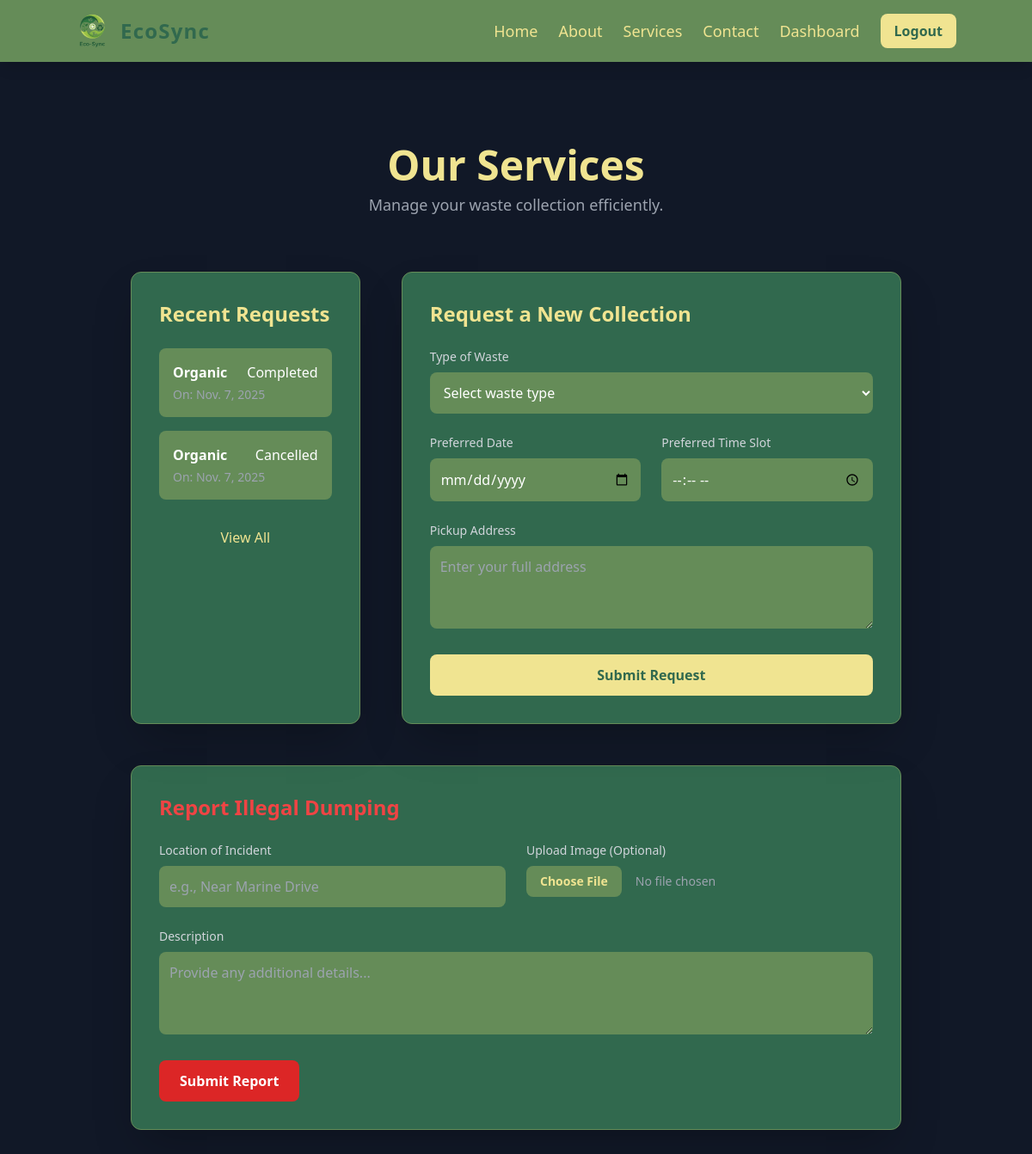
The page /service/ (signed in) on the database its author committed.
### main/models.py (models this page shows, shortened)
class CollectionRequest(models.Model):
    STATUS_PENDING = 'Pending'
    STATUS_IN_PROGRESS = 'In Progress'
    STATUS_COMPLETED = 'Completed'
    STATUS_CANCELLED = 'Cancelled'
    STATUS_CHOICES = [
        (STATUS_PENDING, 'Pending'),
        (STATUS_IN_PROGRESS, 'In Progress'),
        (STATUS_COMPLETED, 'Completed'),
        (STATUS_CANCELLED, 'Cancelled'),
    ]
    user = models.ForeignKey(User, on_delete=models.CASCADE, related_name='collection_requests')
    waste_type = models.ForeignKey(WasteType, on_delete=models.SET_NULL, null=True)
    preferred_date = models.DateField()
    preferred_time = models.TimeField()
    address = models.TextField(help_text="The full address for this specific pickup.")
    status = models.CharField(max_length=20, choices=STATUS_CHOICES, default=STATUS_PENDING)
    requested_at = models.DateTimeField(default=timezone.now)

class WasteType(models.Model):
    name = models.CharField(max_length=100, unique=True, help_text="e.g., Organic, Plastic, E-Waste")
    def __str__(self):
        return self.name

### main/views.py (the view, shortened to what this page needs)
# urls.py: path('service/', views.service, name='service'),
@login_required # User must be logged in
def service(request):
    request_form = CollectionRequestForm()
    report_form = IllegalDumpingReportForm()
    latest_requests = []
    if request.user.is_authenticated:
        latest_requests = CollectionRequest.objects.filter(user=request.user).order_by('-requested_at')[:3]
    context = {
        'request_form': request_form,
        'report_form': report_form,
        'latest_requests': latest_requests
    }
    return render(request, 'service.html', context)

### main/forms.py
class CollectionRequestForm(forms.ModelForm):
    waste_type = forms.ModelChoiceField(
        queryset=WasteType.objects.all(),
        empty_label="Select waste type",
        widget=forms.Select(attrs={'class': select_class})
    )
    preferred_date = forms.DateField(
        widget=forms.DateInput(
            attrs={'class': text_input_class, 'type': 'date'}
        )
    )
    preferred_time = forms.TimeField(
        widget=forms.TimeInput(
            attrs={'class': text_input_class, 'type': 'time'}
        )
    )
    address = forms.CharField(
        widget=forms.Textarea(
            attrs={'class': textarea_class, 'rows': 3, 'placeholder': 'Enter your full address'}
        )
    )
    class Meta:
        model = CollectionRequest
        fields = ['waste_type', 'preferred_date', 'preferred_time', 'address']

class IllegalDumpingReportForm(forms.ModelForm):
    location = forms.CharField(
        widget=forms.TextInput(
            attrs={'class': text_input_class, 'placeholder': 'e.g., Near Marine Drive'}
        )
    )
    description = forms.CharField(
        widget=forms.Textarea(
            attrs={'class': textarea_class, 'rows': 3, 'placeholder': 'Provide any additional details...'}
        )
    )
    image = forms.ImageField(
        required=False,
        widget=forms.FileInput(
            attrs={'class': 'w-full text-sm text-gray-400 file:mr-4 file:py-2 file:px-4 file:rounded-lg file:border-0 file:text-sm file:font-semibold file:bg-eco-medium-green file:text-eco-light-yellow hover:file:bg-eco-olive'}
        )
    )
    class Meta:
        model = IllegalDumpingReport
        fields = ['location', 'description', 'image']

### templates/service.html (shortened to what this page needs)
{% extends 'index.html' %}
{% load static %}
{% block content %}
<div class="text-white min-h-screen">
    <div class="container mx-auto px-4 sm:px-6 lg:px-8 py-16">
        <div class="text-center mb-16">
            <h1 class="text-4xl md:text-5xl font-extrabold mb-2 text-eco-light-yellow">Our Services</h1>
            <p class="text-lg text-gray-400">Manage your waste collection efficiently.</p>
        </div>
        <div class="grid grid-cols-1 lg:grid-cols-3 gap-12">
            <div class="lg:col-span-1 bg-eco-dark-green p-8 rounded-xl shadow-2xl border border-eco-medium-green">
                <h2 class="text-2xl font-bold text-eco-light-yellow mb-6">Recent Requests</h2>
                <div class="space-y-4">
                    {% if latest_requests %}
                        {% for req in latest_requests %}
                        <div class="bg-eco-medium-green p-4 rounded-lg">
                            <div class="flex justify-between items-center">
                                <span class="font-semibold">{{ req.waste_type.name }}</span>
                                <span class_G="text-xs font-bold px-2 py-1 rounded-full
                                    {% if req.status == 'Pending' %} bg-yellow-500 text-black
                                    {% elif req.status == 'Completed' %} bg-green-500 text-black
                                    {% elif req.status == 'Cancelled' %} bg-red-500 text-white
                                    {% else %} bg-blue-500 text-white {% endif %}">
                                    {{ req.status }}
                                </span>
                            </div>
                            <p class="text-sm text-gray-400 mt-1">On: {{ req.preferred_date }}</p>
                        </div>
                        {% endfor %}
                    {% else %}
                        <p class="text-gray-400">You have no recent requests.</p>
                    {% endif %}
                    <a href="{% url 'dashboard' %}" class="block text-center text-eco-light-yellow hover:text-eco-olive pt-4">View All</a>
                </div>
            </div>
            <div class="lg:col-span-2 bg-eco-dark-green p-8 rounded-xl shadow-2xl border border-eco-medium-green">
                <h2 class="text-2xl font-bold text-eco-light-yellow mb-6">Request a New Collection</h2>
                <form action="{% url 'service' %}" method="POST" class="space-y-6">
                    <div>
                        <label for="{{ request_form.waste_type.id_for_label }}" class="block text-sm font-medium text-gray-300 mb-2">Type of Waste</label>
                        {{ request_form.waste_type }}
                    </div>
                    <div class="grid grid-cols-1 md:grid-cols-2 gap-6">
                        <div>
                            <label for="{{ request_form.preferred_date.id_for_label }}" class="block text-sm font-medium text-gray-300 mb-2">Preferred Date</label>
                            {{ request_form.preferred_date }}
                        </div>
                        <div>
                            <label for="{{ request_form.preferred_time.id_for_label }}" class="block text-sm font-medium text-gray-300 mb-2">Preferred Time Slot</label>
                            {{ request_form.preferred_time }}
                        </div>
                    </div>
                    <div>
                        <label for="{{ request_form.address.id_for_label }}" class="block text-sm font-medium text-gray-300 mb-2">Pickup Address</label>
                        {{ request_form.address }}
                    </div>
                    <div>
                        <button type="submit" name="submit_request" class="w-full bg-eco-light-yellow hover:bg-eco-olive text-eco-dark-green font-bold py-3 px-4 rounded-lg transition-transform transform hover:scale-105">
                            Submit Request
                        </button>
                    </div>
                </form>
            </div>
        </div>
        <div class="mt-12 bg-eco-dark-green p-8 rounded-xl shadow-2xl border border-eco-medium-green">
            <h2 class="text-2xl font-bold text-red-500 mb-6">Report Illegal Dumping</h2>
            <form action="{% url 'service' %}" method="POST" enctype="multipart/form-data" class="grid grid-cols-1 md:grid-cols-2 gap-6">
                <div>
                    <label for="{{ report_form.location.id_for_label }}" class="block text-sm font-medium text-gray-300 mb-2">Location of Incident</label>
                    {{ report_form.location }}
                </div>
                <div>
                    <label for="{{ report_form.image.id_for_label }}" class="block text-sm font-medium text-gray-300 mb-2">Upload Image (Optional)</label>
                    {{ report_form.image }}
                </div>
                <div class="md:col-span-2">
                    <label for="{{ report_form.description.id_for_label }}" class="block text-sm font-medium text-gray-300 mb-2">Description</label>
                    {{ report_form.description }}
                </div>
                <div class="md:col-span-2">
                    <button type="submit" name="submit_report" class="w-full md:w-auto bg-red-600 hover:bg-red-700 text-white font-bold py-3 px-6 rounded-lg transition-transform transform hover:scale-105">
                        Submit Report
                    </button>
                </div>
            </form>
        </div>
    </div>
</div>
{% endblock %}

### rows shown on the page
CollectionRequest: waste_type.name "Organic", status "Completed", preferred_date "Nov. 7, 2025"
CollectionRequest: waste_type.name "Organic", status "Cancelled", preferred_date "Nov. 7, 2025"
